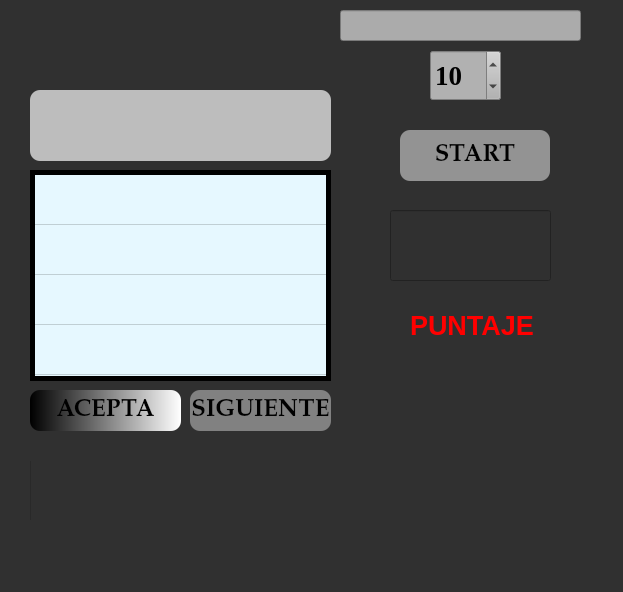
<?xml version="1.0" encoding="UTF-8"?>
<ui version="4.0">
 <author>Deiby Estrada</author>
 <class>MainWindow</class>
 <widget class="QMainWindow" name="MainWindow">
  <property name="geometry">
   <rect>
    <x>0</x>
    <y>0</y>
    <width>623</width>
    <height>592</height>
   </rect>
  </property>
  <property name="maximumSize">
   <size>
    <width>623</width>
    <height>592</height>
   </size>
  </property>
  <property name="font">
   <font>
    <pointsize>14</pointsize>
    <weight>75</weight>
    <bold>true</bold>
    <underline>false</underline>
   </font>
  </property>
  <property name="acceptDrops">
   <bool>false</bool>
  </property>
  <property name="windowTitle">
   <string>QUIZZZZ</string>
  </property>
  <property name="windowIcon">
   <iconset>
    <normaloff>python1.jpg</normaloff>python1.jpg</iconset>
  </property>
  <property name="windowOpacity">
   <double>10.000000000000000</double>
  </property>
  <property name="styleSheet">
   <string notr="true">background-color: rgb(48, 48, 48);</string>
  </property>
  <widget class="QWidget" name="centralwidget">
   <widget class="QPushButton" name="btnIniciar">
    <property name="geometry">
     <rect>
      <x>400</x>
      <y>130</y>
      <width>150</width>
      <height>51</height>
     </rect>
    </property>
    <property name="font">
     <font>
      <family>Palatino Linotype</family>
      <pointsize>18</pointsize>
      <weight>75</weight>
      <bold>true</bold>
     </font>
    </property>
    <property name="autoFillBackground">
     <bool>false</bool>
    </property>
    <property name="styleSheet">
     <string notr="true">border-radius:10px;
gridline-color: rgb(255, 85, 0);
background-color: rgb(147, 147, 147);</string>
    </property>
    <property name="text">
     <string>START</string>
    </property>
    <property name="checkable">
     <bool>false</bool>
    </property>
    <property name="autoDefault">
     <bool>false</bool>
    </property>
    <property name="default">
     <bool>false</bool>
    </property>
   </widget>
   <widget class="QLineEdit" name="Nombre">
    <property name="geometry">
     <rect>
      <x>340</x>
      <y>10</y>
      <width>241</width>
      <height>31</height>
     </rect>
    </property>
    <property name="font">
     <font>
      <pointsize>11</pointsize>
     </font>
    </property>
    <property name="styleSheet">
     <string notr="true">background-color: rgb(171, 171, 171);</string>
    </property>
    <property name="locale">
     <locale language="Spanish" country="Spain"/>
    </property>
    <property name="readOnly">
     <bool>false</bool>
    </property>
   </widget>
   <widget class="QPushButton" name="btnSiguiente">
    <property name="geometry">
     <rect>
      <x>190</x>
      <y>390</y>
      <width>141</width>
      <height>41</height>
     </rect>
    </property>
    <property name="font">
     <font>
      <family>Palatino Linotype</family>
      <pointsize>18</pointsize>
      <weight>75</weight>
      <bold>true</bold>
     </font>
    </property>
    <property name="styleSheet">
     <string notr="true">background-color: rgb(129, 129, 129);
border-radius:10px;</string>
    </property>
    <property name="text">
     <string>SIGUIENTE</string>
    </property>
    <property name="autoDefault">
     <bool>false</bool>
    </property>
   </widget>
   <widget class="QTableWidget" name="tblOpciones">
    <property name="geometry">
     <rect>
      <x>30</x>
      <y>170</y>
      <width>301</width>
      <height>211</height>
     </rect>
    </property>
    <property name="palette">
     <palette>
      <active>
       <colorrole role="Button">
        <brush brushstyle="SolidPattern">
         <color alpha="255">
          <red>230</red>
          <green>248</green>
          <blue>255</blue>
         </color>
        </brush>
       </colorrole>
       <colorrole role="Base">
        <brush brushstyle="SolidPattern">
         <color alpha="255">
          <red>230</red>
          <green>248</green>
          <blue>255</blue>
         </color>
        </brush>
       </colorrole>
       <colorrole role="Window">
        <brush brushstyle="SolidPattern">
         <color alpha="255">
          <red>230</red>
          <green>248</green>
          <blue>255</blue>
         </color>
        </brush>
       </colorrole>
      </active>
      <inactive>
       <colorrole role="Button">
        <brush brushstyle="SolidPattern">
         <color alpha="255">
          <red>230</red>
          <green>248</green>
          <blue>255</blue>
         </color>
        </brush>
       </colorrole>
       <colorrole role="Base">
        <brush brushstyle="SolidPattern">
         <color alpha="255">
          <red>230</red>
          <green>248</green>
          <blue>255</blue>
         </color>
        </brush>
       </colorrole>
       <colorrole role="Window">
        <brush brushstyle="SolidPattern">
         <color alpha="255">
          <red>230</red>
          <green>248</green>
          <blue>255</blue>
         </color>
        </brush>
       </colorrole>
      </inactive>
      <disabled>
       <colorrole role="Button">
        <brush brushstyle="SolidPattern">
         <color alpha="255">
          <red>230</red>
          <green>248</green>
          <blue>255</blue>
         </color>
        </brush>
       </colorrole>
       <colorrole role="Base">
        <brush brushstyle="SolidPattern">
         <color alpha="255">
          <red>230</red>
          <green>248</green>
          <blue>255</blue>
         </color>
        </brush>
       </colorrole>
       <colorrole role="Window">
        <brush brushstyle="SolidPattern">
         <color alpha="255">
          <red>230</red>
          <green>248</green>
          <blue>255</blue>
         </color>
        </brush>
       </colorrole>
      </disabled>
     </palette>
    </property>
    <property name="font">
     <font>
      <family>Microsoft JhengHei</family>
      <pointsize>16</pointsize>
     </font>
    </property>
    <property name="styleSheet">
     <string notr="true">background-color: rgb(230, 248, 255);</string>
    </property>
    <property name="frameShape">
     <enum>QFrame::Box</enum>
    </property>
    <property name="frameShadow">
     <enum>QFrame::Plain</enum>
    </property>
    <property name="lineWidth">
     <number>5</number>
    </property>
    <property name="midLineWidth">
     <number>5</number>
    </property>
    <property name="verticalScrollBarPolicy">
     <enum>Qt::ScrollBarAlwaysOff</enum>
    </property>
    <property name="horizontalScrollBarPolicy">
     <enum>Qt::ScrollBarAlwaysOff</enum>
    </property>
    <property name="sizeAdjustPolicy">
     <enum>QAbstractScrollArea::AdjustToContents</enum>
    </property>
    <property name="textElideMode">
     <enum>Qt::ElideMiddle</enum>
    </property>
    <property name="showGrid">
     <bool>true</bool>
    </property>
    <property name="gridStyle">
     <enum>Qt::CustomDashLine</enum>
    </property>
    <property name="sortingEnabled">
     <bool>false</bool>
    </property>
    <property name="wordWrap">
     <bool>true</bool>
    </property>
    <property name="cornerButtonEnabled">
     <bool>false</bool>
    </property>
    <property name="rowCount">
     <number>4</number>
    </property>
    <property name="columnCount">
     <number>1</number>
    </property>
    <attribute name="horizontalHeaderVisible">
     <bool>false</bool>
    </attribute>
    <attribute name="horizontalHeaderDefaultSectionSize">
     <number>350</number>
    </attribute>
    <attribute name="horizontalHeaderHighlightSections">
     <bool>false</bool>
    </attribute>
    <attribute name="horizontalHeaderMinimumSectionSize">
     <number>50</number>
    </attribute>
    <attribute name="verticalHeaderVisible">
     <bool>false</bool>
    </attribute>
    <attribute name="verticalHeaderDefaultSectionSize">
     <number>50</number>
    </attribute>
    <attribute name="verticalHeaderHighlightSections">
     <bool>false</bool>
    </attribute>
    <row/>
    <row/>
    <row/>
    <row/>
    <column/>
   </widget>
   <widget class="QLineEdit" name="Puntaje">
    <property name="geometry">
     <rect>
      <x>390</x>
      <y>210</y>
      <width>161</width>
      <height>71</height>
     </rect>
    </property>
    <property name="font">
     <font>
      <pointsize>36</pointsize>
     </font>
    </property>
    <property name="styleSheet">
     <string notr="true">background-color: rgb(48, 48, 48);
color: rgb(255, 0, 0);</string>
    </property>
    <property name="readOnly">
     <bool>true</bool>
    </property>
   </widget>
   <widget class="QLabel" name="lblPuntaje">
    <property name="geometry">
     <rect>
      <x>410</x>
      <y>300</y>
      <width>131</width>
      <height>51</height>
     </rect>
    </property>
    <property name="font">
     <font>
      <pointsize>20</pointsize>
      <weight>75</weight>
      <bold>true</bold>
     </font>
    </property>
    <property name="styleSheet">
     <string notr="true">color: rgb(255, 0, 0);</string>
    </property>
    <property name="text">
     <string>PUNTAJE</string>
    </property>
   </widget>
   <widget class="QPushButton" name="btnSel">
    <property name="geometry">
     <rect>
      <x>30</x>
      <y>390</y>
      <width>151</width>
      <height>41</height>
     </rect>
    </property>
    <property name="font">
     <font>
      <family>Palatino Linotype</family>
      <pointsize>18</pointsize>
      <weight>75</weight>
      <bold>true</bold>
     </font>
    </property>
    <property name="styleSheet">
     <string notr="true">background-color: qlineargradient(spread:pad, x1:0, y1:0, x2:1, y2:0, stop:0 rgba(0, 0, 0, 255), stop:1 rgba(255, 255, 255, 255));
border-radius:10px;</string>
    </property>
    <property name="text">
     <string>ACEPTA</string>
    </property>
   </widget>
   <widget class="QProgressBar" name="brrProgreso">
    <property name="geometry">
     <rect>
      <x>30</x>
      <y>460</y>
      <width>561</width>
      <height>61</height>
     </rect>
    </property>
    <property name="font">
     <font>
      <pointsize>16</pointsize>
     </font>
    </property>
    <property name="styleSheet">
     <string notr="true">border-radius:1px;
alternate-background-color: rgb(170, 255, 255);</string>
    </property>
    <property name="value">
     <number>0</number>
    </property>
    <property name="textVisible">
     <bool>false</bool>
    </property>
    <property name="invertedAppearance">
     <bool>false</bool>
    </property>
   </widget>
   <widget class="QLabel" name="lblNombre">
    <property name="geometry">
     <rect>
      <x>40</x>
      <y>10</y>
      <width>251</width>
      <height>51</height>
     </rect>
    </property>
    <property name="font">
     <font>
      <pointsize>26</pointsize>
      <weight>75</weight>
      <bold>true</bold>
     </font>
    </property>
    <property name="styleSheet">
     <string notr="true">color: rgb(255, 0, 0);</string>
    </property>
    <property name="frameShadow">
     <enum>QFrame::Sunken</enum>
    </property>
    <property name="text">
     <string/>
    </property>
   </widget>
   <widget class="QSpinBox" name="numeroPreguntas">
    <property name="geometry">
     <rect>
      <x>430</x>
      <y>50</y>
      <width>71</width>
      <height>51</height>
     </rect>
    </property>
    <property name="font">
     <font>
      <family>Times New Roman</family>
      <pointsize>20</pointsize>
      <weight>75</weight>
      <bold>true</bold>
     </font>
    </property>
    <property name="styleSheet">
     <string notr="true">
background-color: rgb(177, 177, 177);</string>
    </property>
    <property name="wrapping">
     <bool>false</bool>
    </property>
    <property name="frame">
     <bool>true</bool>
    </property>
    <property name="keyboardTracking">
     <bool>false</bool>
    </property>
    <property name="showGroupSeparator" stdset="0">
     <bool>false</bool>
    </property>
    <property name="minimum">
     <number>0</number>
    </property>
    <property name="maximum">
     <number>20</number>
    </property>
    <property name="value">
     <number>10</number>
    </property>
    <property name="displayIntegerBase">
     <number>10</number>
    </property>
   </widget>
   <widget class="QPlainTextEdit" name="Pregunta">
    <property name="geometry">
     <rect>
      <x>30</x>
      <y>90</y>
      <width>301</width>
      <height>71</height>
     </rect>
    </property>
    <property name="font">
     <font>
      <pointsize>10</pointsize>
      <weight>75</weight>
      <italic>false</italic>
      <bold>true</bold>
      <underline>false</underline>
      <stylestrategy>PreferAntialias</stylestrategy>
     </font>
    </property>
    <property name="focusPolicy">
     <enum>Qt::StrongFocus</enum>
    </property>
    <property name="styleSheet">
     <string notr="true">background-color: rgb(189, 189, 189);
border-radius:10px;</string>
    </property>
    <property name="frameShape">
     <enum>QFrame::Panel</enum>
    </property>
    <property name="readOnly">
     <bool>true</bool>
    </property>
   </widget>
  </widget>
  <widget class="QMenuBar" name="menubar">
   <property name="geometry">
    <rect>
     <x>0</x>
     <y>0</y>
     <width>623</width>
     <height>26</height>
    </rect>
   </property>
  </widget>
  <widget class="QStatusBar" name="statusbar"/>
 </widget>
 <resources>
  <include location="test.qrc"/>
 </resources>
 <connections/>
</ui>
